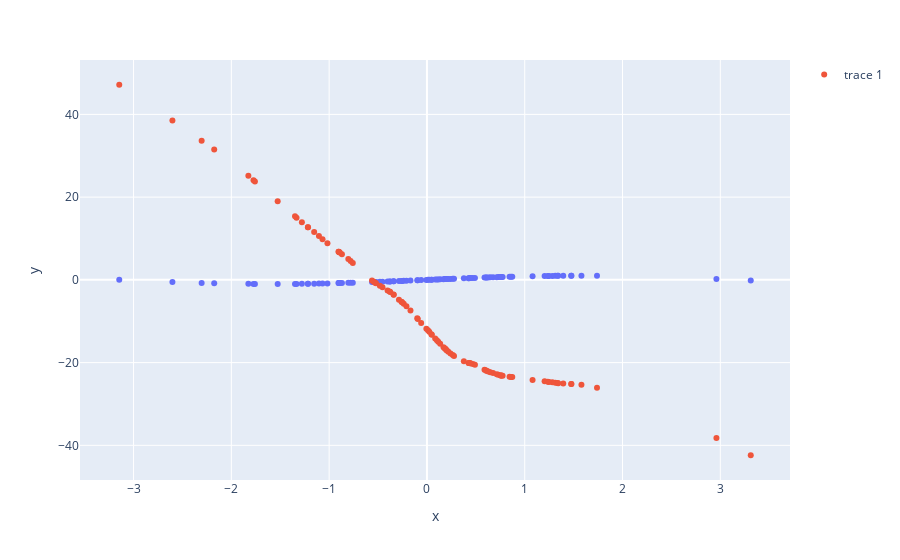
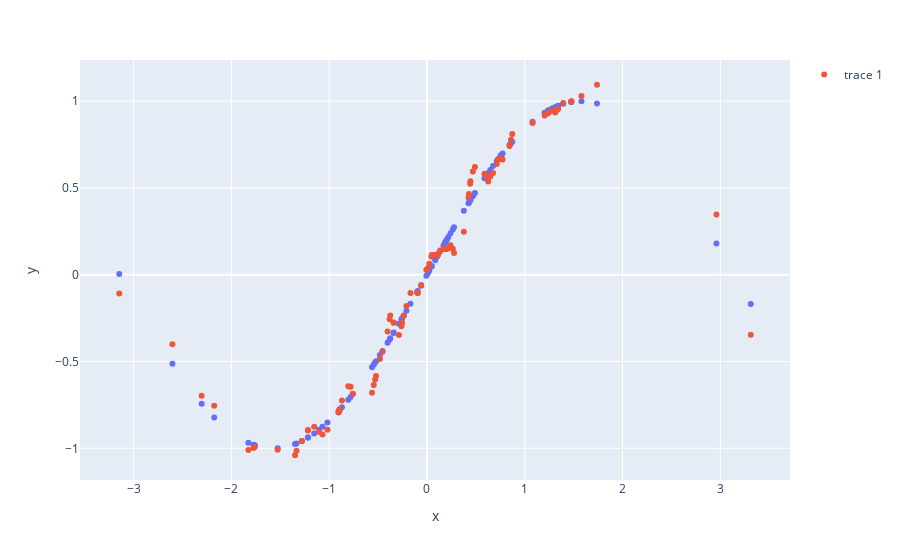
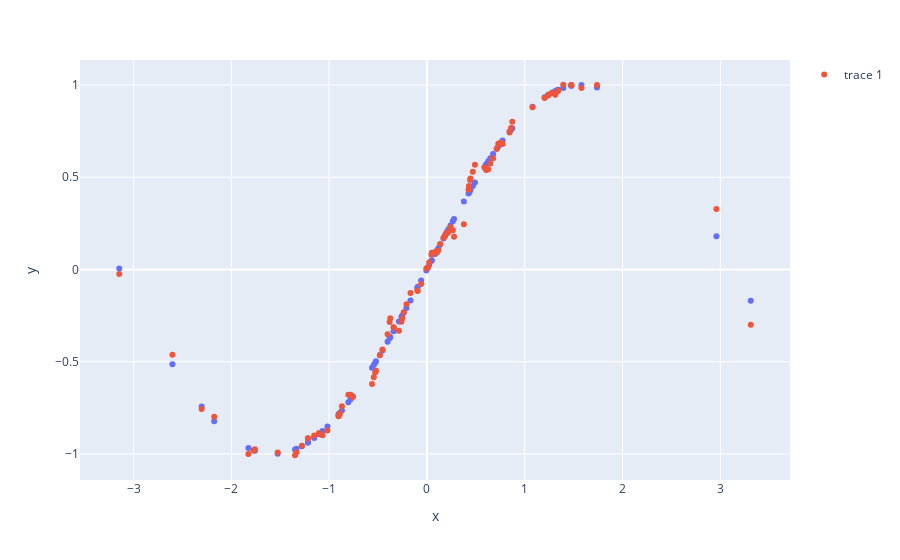
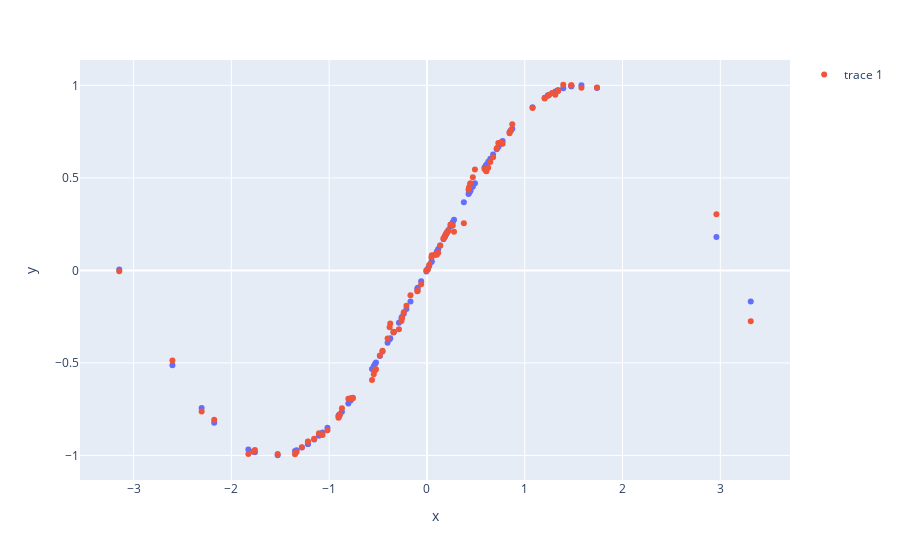

Here is the notebook cell these charts were saved with, in order:
### Code cell
for out in ys:
    fig = px.scatter(x = X.flatten().numpy(), y = y.flatten().numpy())
    fig.add_scatter(x = X.flatten().numpy(), y = out.detach().numpy(), mode='markers')
    fig.show()
